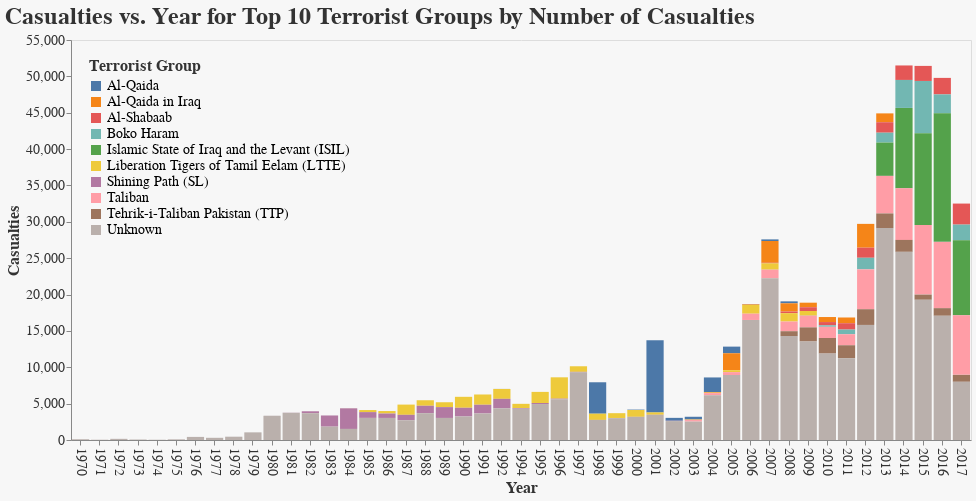

This figure's notebook cell:
### Code cell
grouped_df = df_view.groupby(['Year', 'Group'], as_index=False)['Casualties'].sum()


# Find the top 10 terrorist groups based on total casualties
top_10_groups = grouped_df.groupby('Group')['Casualties'].sum().nlargest(10).index

# Filter the DataFrame to keep only the top 10 groups
filtered_df = grouped_df[grouped_df['Group'].isin(top_10_groups)]

# Create bar chart
alt.Chart(filtered_df).mark_bar().encode(
    x=alt.X('Year:N', title='Year'),
    y=alt.Y('sum(Casualties):Q', title='Casualties'),
    color=alt.Color('Group:N', title='Terrorist Group'),
    tooltip=['Year:N', alt.Tooltip('sum(Casualties):Q', title='Casualties')]
).properties(
    width=900,
    height=400,
    title='Casualties vs. Year for Top 10 Terrorist Groups by Number of Casualties',
    background='#F7F7F7'
).configure_axisX(
    labelAngle=90
).configure_title(
    fontSize=24,
    anchor='start', 
    color='#333333'
).configure_axis(
    labelFontSize=14,
    titleFontSize=16,
    labelColor='#333333',
    titleColor='#333333',
    grid=False
).configure_legend(
    title=None,
    orient='top-left',
    labelFontSize=14,
    titleFontSize=16,
    titleColor='#333333',
    titleLimit=0,
    labelLimit=0,
)

### Figure 1 — Vega-Lite specification as saved in the notebook (floating-point values rounded to 4 significant figures; data arrays with more than 128 entries replaced by an {"elided": "..."} marker saying what was removed)
{"config": {"view": {"continuousWidth": 300, "continuousHeight": 300}, "axis": {"grid": false, "labelColor": "#333333", "labelFontSize": 14, "titleColor": "#333333", "titleFontSize": 16}, "axisX": {"labelAngle": 90}, "legend": {"labelFontSize": 14, "labelLimit": 0, "orient": "top-left", "title": null, "titleColor": "#333333", "titleFontSize": 16, "titleLimit": 0}, "title": {"anchor": "start", "color": "#333333", "fontSize": 24}}, "data": {"name": "data-0c9d685d13d682b1eefc0d3d13f4f64a"}, "mark": {"type": "bar"}, "background": "#F7F7F7", "encoding": {"color": {"field": "Group", "title": "Terrorist Group", "type": "nominal"}, "tooltip": [{"field": "Year", "type": "nominal"}, {"aggregate": "sum", "field": "Casualties", "title": "Casualties", "type": "quantitative"}], "x": {"field": "Year", "title": "Year", "type": "nominal"}, "y": {"aggregate": "sum", "field": "Casualties", "title": "Casualties", "type": "quantitative"}}, "height": 400, "title": "Casualties vs. Year for Top 10 Terrorist Groups by Number of Casualties", "width": 900, "$schema": "https://vega.github.io/schema/vega-lite/v5.16.3.json", "datasets": {"data-0c9d685d13d682b1eefc0d3d13f4f64a": {"elided": "190 records"}}}
